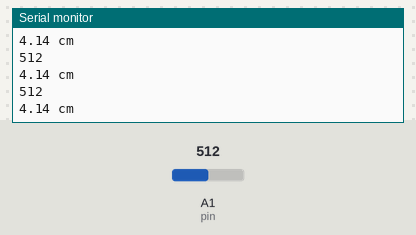
Bench run of a sketch on a simulated Arduino Uno, built with avr-gcc and run on an emulated ATmega328P. Shown: the last lines printed to the serial monitor. The test bench sets the inputs (shaded band); at power-on: A1 (pin) = 512.

Above: at 1.3 s.
1.4 s: A1 (pin) set to 716
At 1.9 s:
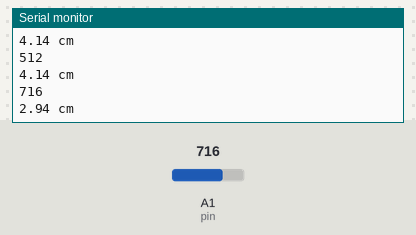
2.9 s: A1 (pin) set to 900
At 3.4 s:
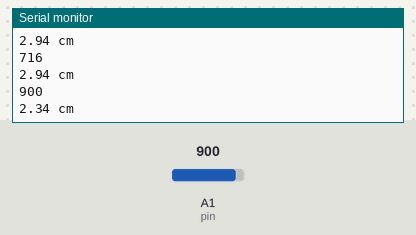
Timing chart, 0 to 5.9 s (numbered marks = the images above; inputs shaded):
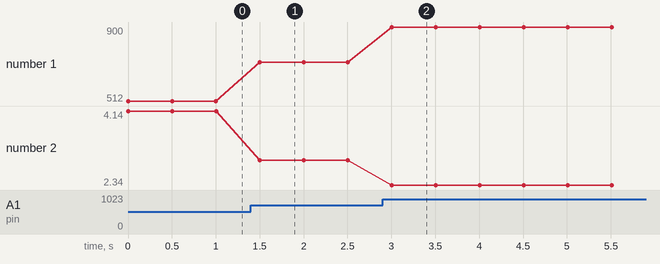

Measured:
- after the input at 1.4 s, the serial monitor: prints a new line after 0.10 s (image 1)
- after the input at 2.9 s, the serial monitor: prints a new line after 0.11 s (image 2)
- plotted number 1: 512 → 716 after the input at 1.4 s, 716 → 900 after the input at 2.9 s
- plotted number 2: 4.14 → 2.94 after the input at 1.4 s, 2.94 → 2.34 after the input at 2.9 s

The sketch:

IR.ino
```cpp
#define pin A1

void setup () {
        Serial.begin (115200);
        pinMode(pin, INPUT);
}

void loop () {
        uint16_t value = analogRead (pin);
        double distance = get_IR (value); //Convert the analog voltage to the distance
        Serial.println (value);                 //Print the data to the arduino serial monitor
        Serial.print (distance);
        Serial.println (" cm");
        Serial.println ();
        delay (500);                            //Delay 0.5s
}

//return distance (cm)
double get_IR (uint16_t value) {
        if (value < 16)  value = 16;
        return 2076.0 / (value - 11.0);
}
```
